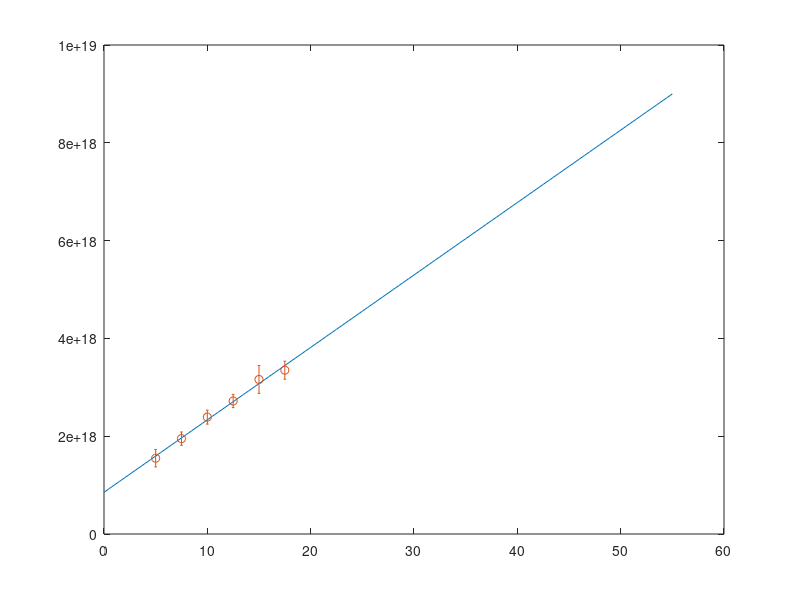
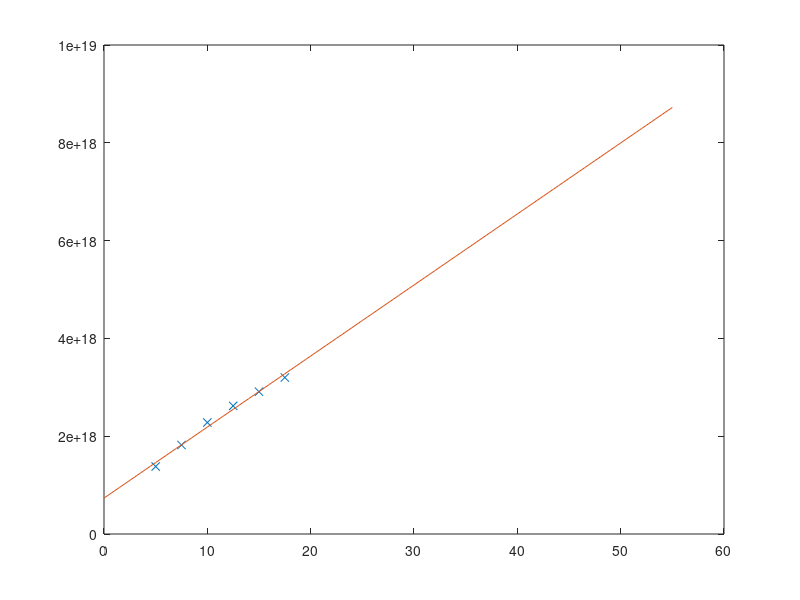
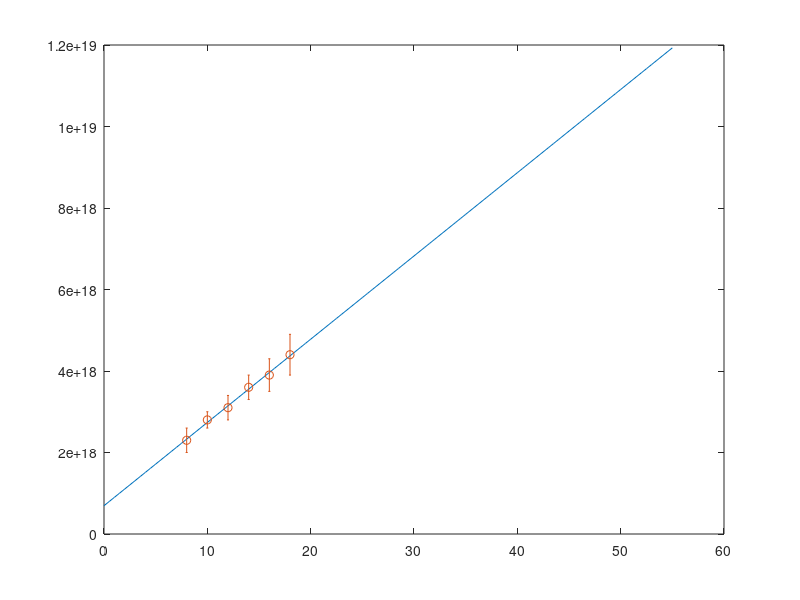
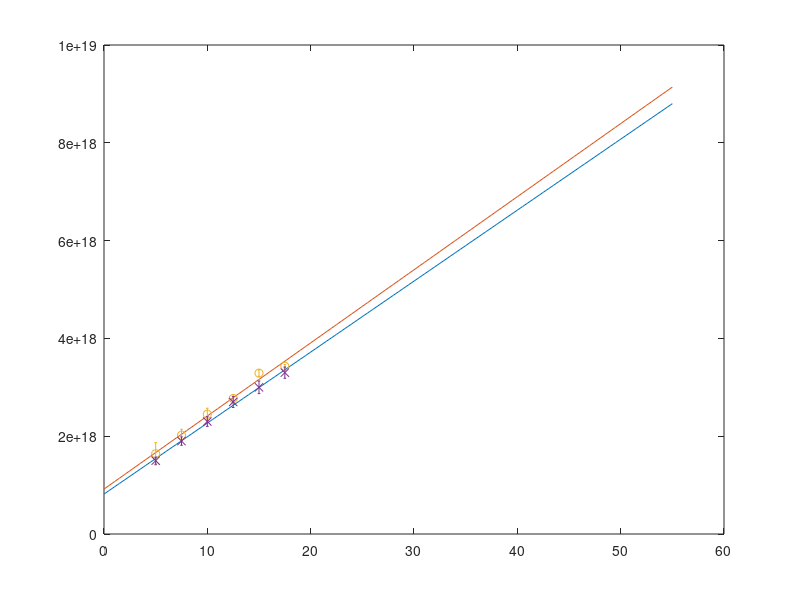

MATLAB code to generate these figures, in order:
x = 5:2.5:17.5;   %2.12.16
xp = 0:0.5:55;     
y = [1.4e18 1.89e18 2.33e18 2.68e18 3.22e18 3.4e18];  %2.12.16 IDEA
yf =[1.38e18 1.82e18 2.28e18 2.62e18 2.91e18 3.20e18];  %2.12.16 phase fitting
yf_average =[1.5e18 1.9e18 2.3e18 2.7e18 3.0e18 3.3e18];  %2.12.16 phase fitting average
y_comb = [1.55e18 1.95e18 2.39e18 2.72e18 3.16e18 3.35e18]; %2.12.16 average
y_comb_nofit = [1.64e18 2.02e18 2.45e18 2.77e18 3.29e18 3.43e18];  %2.12.16 average of abel reconstruction
err_comb = [0.23*1.55e18 0.14*1.95e18 0.12*2.39e18 0.10*2.72e18 0.18*3.16e18 0.11*3.35e18]./2;
err_yf_average = [0.049*1.5e18 0.045*1.9e18 0.043*2.3e18 0.042*2.7e18 0.043*3.0e18 0.035*3.3e18];
err_y_comb_nofit = [0.14*1.64e18 0.06*2.02e18 0.05*2.45e18 0.03*2.77e18 0.02*3.29e18 0.01*3.43e18];

x2 = 8:2:18;
y2 = [2.0e18 2.56e18 2.8e18 3.3e18 3.5e18 3.86e18];
y2min_max = [2.3e18 2.8e18 3.1e18 3.6e18 3.9e18 4.4e18];
y2min_max_new = [2.69e18 2.87e18 3.27e18 3.56e18 3.89e18 4.48e18];  %new lineouts and Abel reconstruction
yf_average_fit =[2.1e18 2.25e18 2.35e18 2.55e18 2.8e18 3.15e18];   %new lineouts
err_min_max = [0.3e18 0.2e18 0.3e18 0.3e18 0.4e18 0.5e18];    
y2f = [2.18e18 2.68e18 2.49e18 3.15e18 3.45e18 3.38e18];
ylin_abel = [2.38e18 2.54e18 2.90e18 3.17e18 3.48e18 3.95e18];  %upper channel central values

P2 = polyfit(x2,y2,1);
yfit2 = P2(1)*xp+P2(2);
%plot(x2,y2,'o',xp,yfit2)


P = polyfit(x,yf,1);
yfit = P(1)*xp+P(2);
%plot(x,y,'o',x,yf,'x',x2,y2,'d',x2,y2f,'+',xp,yfit2,xp,yfit)
figure(3);
%plot(x,y,'o',x,yf,'x',xp,yfit)
plot(x,yf,'x',xp,yfit)

P3 = polyfit(x,y_comb,1);
yfit3 = P3(1)*xp+P3(2);
figure(2);
%plot(x,y,'o',x,yf,'x',x2,y2,'d',x2,y2f,'+',xp,yfit2,xp,yfit)
plot(xp,yfit3)
hold on
errorbar(x,y_comb,err_comb,'o')
hold off

P4 = polyfit(x2,y2min_max,1);
yfit4 = P4(1)*xp+P4(2);
figure(12);
%plot(x,y,'o',x,yf,'x',x2,y2,'d',x2,y2f,'+',xp,yfit2,xp,yfit)
plot(xp,yfit4)
hold on
errorbar(x2,y2min_max,err_min_max,'o')
hold off

figure(23)
P23 = polyfit(x,yf_average,1);
yfit23 = P23(1)*xp+P23(2);

P24 = polyfit(x,y_comb_nofit,1);
yfit24 = P24(1)*xp+P24(2);
plot(xp,yfit23)
hold on
plot(xp,yfit24)
errorbar(x,y_comb_nofit,err_y_comb_nofit,'o')
errorbar(x,yf_average,err_yf_average,'x')
hold off

figure(25)
P25 = polyfit(x2,y2min_max_new,1);
yfit25 = P25(1)*xp+P25(2);

P26 = polyfit(x2,yf_average_fit,1);
yfit26 = P26(1)*xp+P26(2);
plot(xp,yfit25)
hold on
plot(xp,yfit26)
errorbar(x2,y2min_max_new,0.04*y2min_max_new,'o')
errorbar(x2,yf_average_fit,0.04*yf_average_fit,'x')
hold off

%2.12.16 lin values

figure(29)
P29 = polyfit(x,y,1);
yfit29 = P29(1)*xp+P29(2);

P30 = polyfit(x,yf_average,1);
yfit30 = P30(1)*xp+P30(2);
plot(xp,yfit29,'b-','LineWidth',1.5)
xlim([0 55])
ylim([0 10e18])
xlabel('pressure [bar]','fontsize',18)
ylabel('electron density [cm^{-3}]','fontsize',18)
hold on
plot(xp,yfit30,'r-','LineWidth',1.5)
xlim([0 55])
ylim([0 10e18])
xlabel('pressure [bar]','fontsize',18)
ylabel('electron density [cm^{-3}]','fontsize',18)
errorbar(x,y,0.056*y,'bo')
errorbar(x,yf_average,err_yf_average,'rx')
hold off



%error calculation
rmsd = sqrt(sum((yfit23-yfit24).^2)/length(yfit23));
rms = rmsd/(max(yfit24)-min(yfit24));
grad = (max(yfit25)-min(yfit25))/30;

